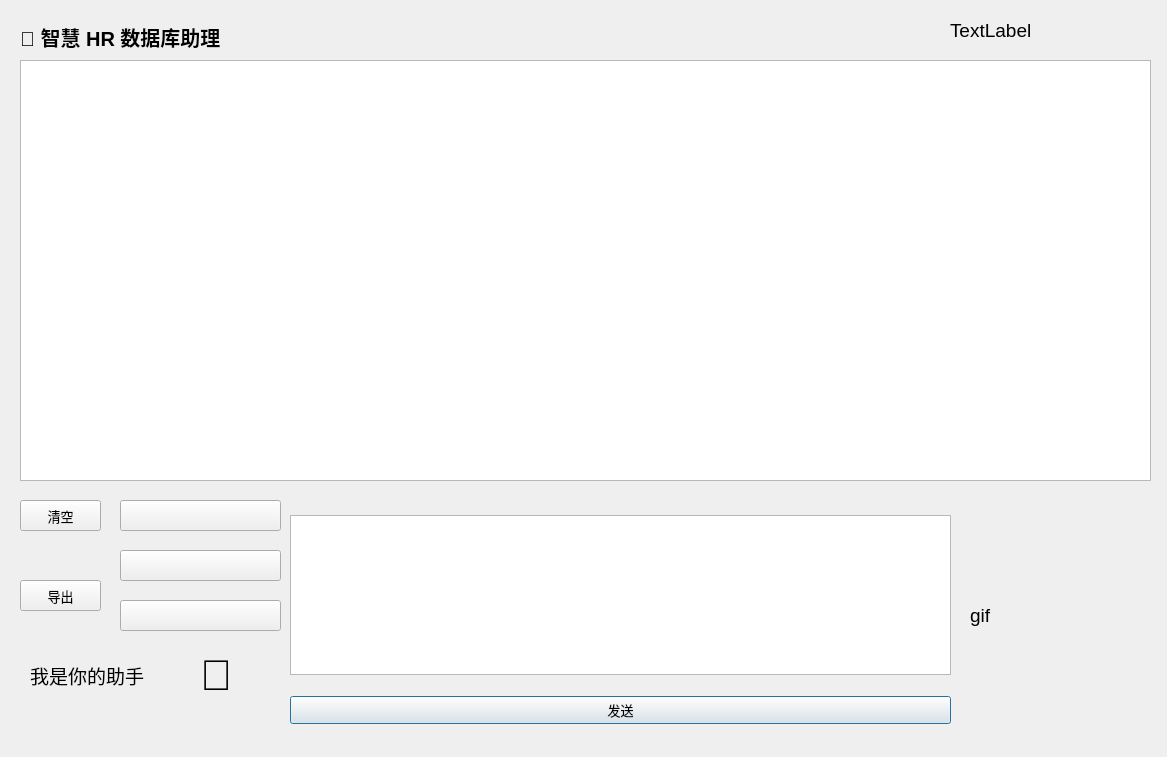
<?xml version="1.0" encoding="UTF-8"?>
<ui version="4.0">
 <class>AiChatDialog</class>
 <widget class="QDialog" name="AiChatDialog">
  <property name="geometry">
   <rect>
    <x>0</x>
    <y>0</y>
    <width>1167</width>
    <height>757</height>
   </rect>
  </property>
  <property name="minimumSize">
   <size>
    <width>1167</width>
    <height>757</height>
   </size>
  </property>
  <property name="font">
   <font>
    <pointsize>10</pointsize>
   </font>
  </property>
  <property name="windowTitle">
   <string>Dialog</string>
  </property>
  <property name="windowIcon">
   <iconset resource="res.qrc">
    <normaloff>:/C:/images/lunwenAI.png</normaloff>:/C:/images/lunwenAI.png</iconset>
  </property>
  <widget class="QLabel" name="label">
   <property name="geometry">
    <rect>
     <x>20</x>
     <y>20</y>
     <width>269</width>
     <height>33</height>
    </rect>
   </property>
   <property name="font">
    <font>
     <pointsize>15</pointsize>
     <bold>true</bold>
    </font>
   </property>
   <property name="text">
    <string>🤖 智慧 HR 数据库助理</string>
   </property>
  </widget>
  <widget class="QTextBrowser" name="textBrowserChat">
   <property name="geometry">
    <rect>
     <x>20</x>
     <y>60</y>
     <width>1131</width>
     <height>421</height>
    </rect>
   </property>
  </widget>
  <widget class="QWidget" name="widget" native="true">
   <property name="geometry">
    <rect>
     <x>290</x>
     <y>500</y>
     <width>661</width>
     <height>241</height>
    </rect>
   </property>
   <layout class="QVBoxLayout" name="verticalLayout">
    <item>
     <widget class="QTextEdit" name="textEditInput">
      <property name="maximumSize">
       <size>
        <width>16777215</width>
        <height>160</height>
       </size>
      </property>
     </widget>
    </item>
    <item>
     <widget class="QPushButton" name="btnSend">
      <property name="text">
       <string>发送</string>
      </property>
     </widget>
    </item>
   </layout>
  </widget>
  <widget class="QPushButton" name="btnPrompt1">
   <property name="geometry">
    <rect>
     <x>120</x>
     <y>500</y>
     <width>161</width>
     <height>31</height>
    </rect>
   </property>
   <property name="text">
    <string/>
   </property>
  </widget>
  <widget class="QPushButton" name="btnPrompt2">
   <property name="geometry">
    <rect>
     <x>120</x>
     <y>550</y>
     <width>161</width>
     <height>31</height>
    </rect>
   </property>
   <property name="text">
    <string/>
   </property>
  </widget>
  <widget class="QLabel" name="labStatusBadge">
   <property name="geometry">
    <rect>
     <x>950</x>
     <y>10</y>
     <width>201</width>
     <height>41</height>
    </rect>
   </property>
   <property name="font">
    <font>
     <pointsize>14</pointsize>
    </font>
   </property>
   <property name="text">
    <string>TextLabel</string>
   </property>
  </widget>
  <widget class="QToolButton" name="btnClear">
   <property name="geometry">
    <rect>
     <x>20</x>
     <y>500</y>
     <width>81</width>
     <height>31</height>
    </rect>
   </property>
   <property name="text">
    <string>清空</string>
   </property>
  </widget>
  <widget class="QToolButton" name="btnExport">
   <property name="geometry">
    <rect>
     <x>20</x>
     <y>580</y>
     <width>81</width>
     <height>31</height>
    </rect>
   </property>
   <property name="text">
    <string>导出</string>
   </property>
  </widget>
  <widget class="QLabel" name="labLoading">
   <property name="geometry">
    <rect>
     <x>970</x>
     <y>500</y>
     <width>171</width>
     <height>231</height>
    </rect>
   </property>
   <property name="font">
    <font>
     <pointsize>14</pointsize>
    </font>
   </property>
   <property name="text">
    <string>gif</string>
   </property>
  </widget>
  <widget class="QLabel" name="label_2">
   <property name="geometry">
    <rect>
     <x>200</x>
     <y>630</y>
     <width>81</width>
     <height>91</height>
    </rect>
   </property>
   <property name="font">
    <font>
     <pointsize>32</pointsize>
    </font>
   </property>
   <property name="text">
    <string>🤖</string>
   </property>
  </widget>
  <widget class="QLabel" name="label_3">
   <property name="geometry">
    <rect>
     <x>30</x>
     <y>660</y>
     <width>151</width>
     <height>31</height>
    </rect>
   </property>
   <property name="font">
    <font>
     <pointsize>14</pointsize>
    </font>
   </property>
   <property name="text">
    <string>我是你的助手</string>
   </property>
  </widget>
  <widget class="QPushButton" name="btnPrompt3">
   <property name="geometry">
    <rect>
     <x>120</x>
     <y>600</y>
     <width>161</width>
     <height>31</height>
    </rect>
   </property>
   <property name="text">
    <string/>
   </property>
  </widget>
 </widget>
 <resources>
  <include location="res.qrc"/>
 </resources>
 <connections/>
</ui>
